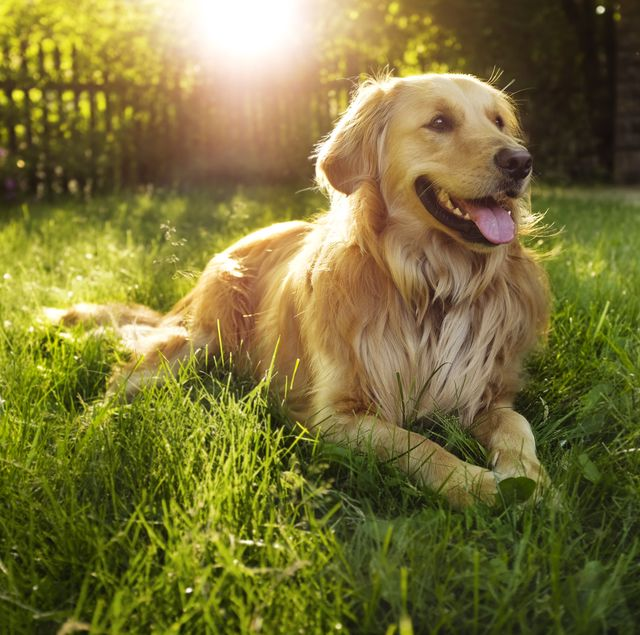
#> input picture Semester_2/OpenCV/HW1/pic2.jpg, 640 x 635 px
$ python P5.py
#> lines starting #> are read from the running program, lines starting #| are printed output that depends on the picture; after the words box and inside, x2 and y2 are one past the last pixel; in counts of white or black regions, pixels touching at a corner belong together
"""
Draw a red filled circle in the middle of the image pic2.jpg. Use an appropriate radius value so
that the whole circle is visible. Display the original image and the changed one in separate
windows.
"""

import cv2 as cv
import numpy as np


img = cv.imread('pic2.jpg')
#> img is the input picture: shape (635, 640, 3); mean B, G, R 56.4, 114.9, 122.6
cv.imshow('pic2', img)


#Drawing a circle
#cv.circle(img, center, radius, color, thickness)

(h, w) = img.shape[:2] #w:image-width and h:image-height
#> h = 635; w = 640

cv.circle(img, (w//2, h//2), np.min([w,h])//7, (0, 0, 255), thickness = -1)
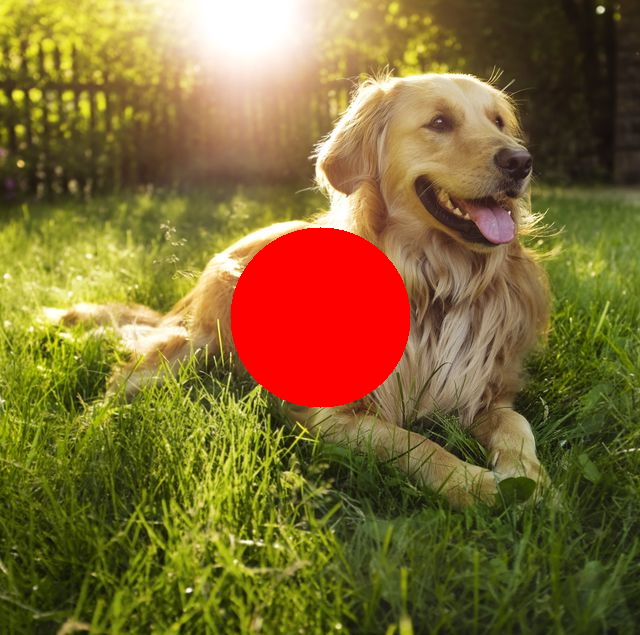
#> img: shape (635, 640, 3); 6.26% of pixels changed, all inside (x1, y1, x2, y2) = (230, 227, 411, 408)
cv.imshow('pic2_circle', img)

cv.waitKey(0)

$ run again, with Semester_2/OpenCV/HW1/pic1.jpg copied over Semester_2/OpenCV/HW1/pic2.jpg
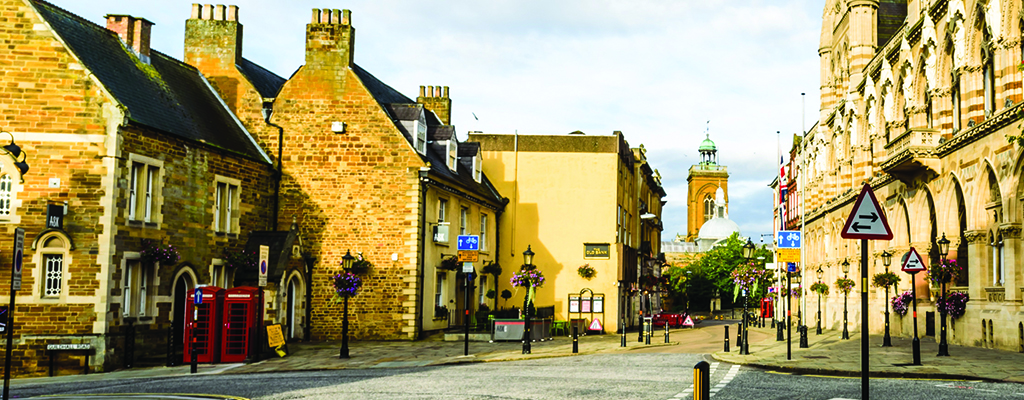
#> input picture Semester_2/OpenCV/HW1/pic1.jpg, 1024 x 400 px
#> img is the input picture: shape (400, 1024, 3); mean B, G, R 103, 152.1, 162.8
#> `cv.circle(img, (w//2, h//2), np.min([w,h])//7, (0, 0, 255), thickness ..`:
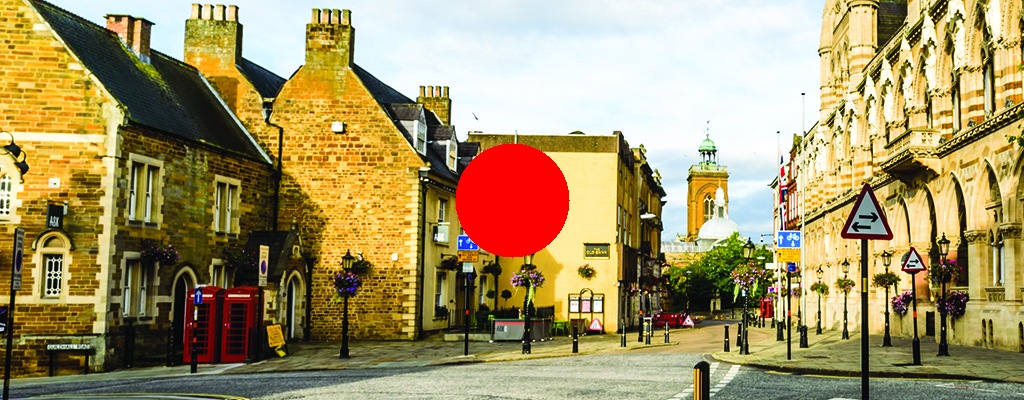
#> img: shape (400, 1024, 3); 2.49% of pixels changed, all inside (x1, y1, x2, y2) = (455, 143, 570, 258)

$ run again, with Semester_2/OpenCV/HW1/pic3.jpg copied over Semester_2/OpenCV/HW1/pic2.jpg
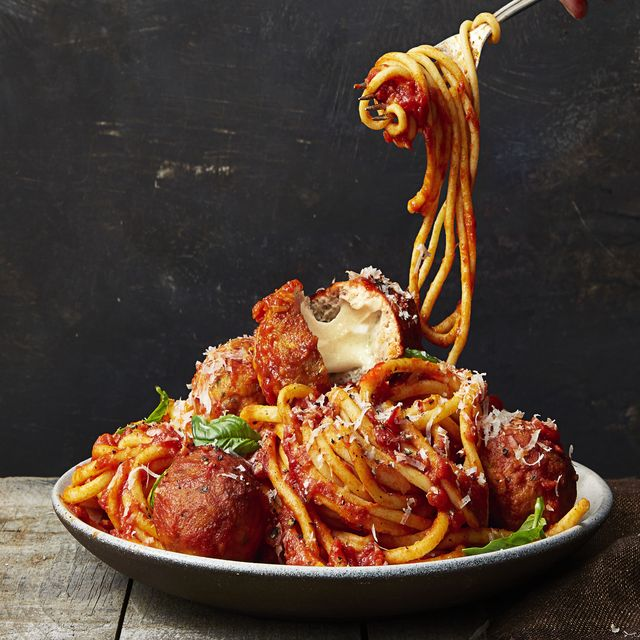
#> input picture Semester_2/OpenCV/HW1/pic3.jpg, 640 x 640 px
#> img is the input picture: shape (640, 640, 3); mean B, G, R 49.3, 62.4, 83.9
#> `cv.circle(img, (w//2, h//2), np.min([w,h])//7, (0, 0, 255), thickness ..`:
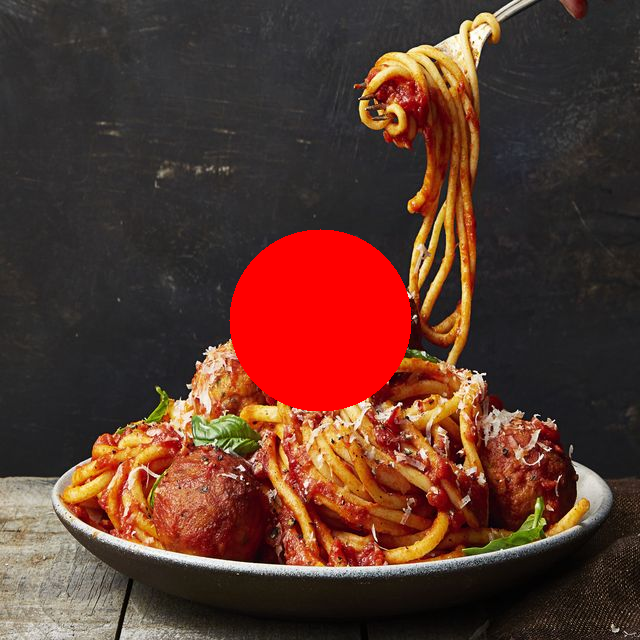
#> img: shape (640, 640, 3); 6.35% of pixels changed, all inside (x1, y1, x2, y2) = (229, 229, 412, 412)
